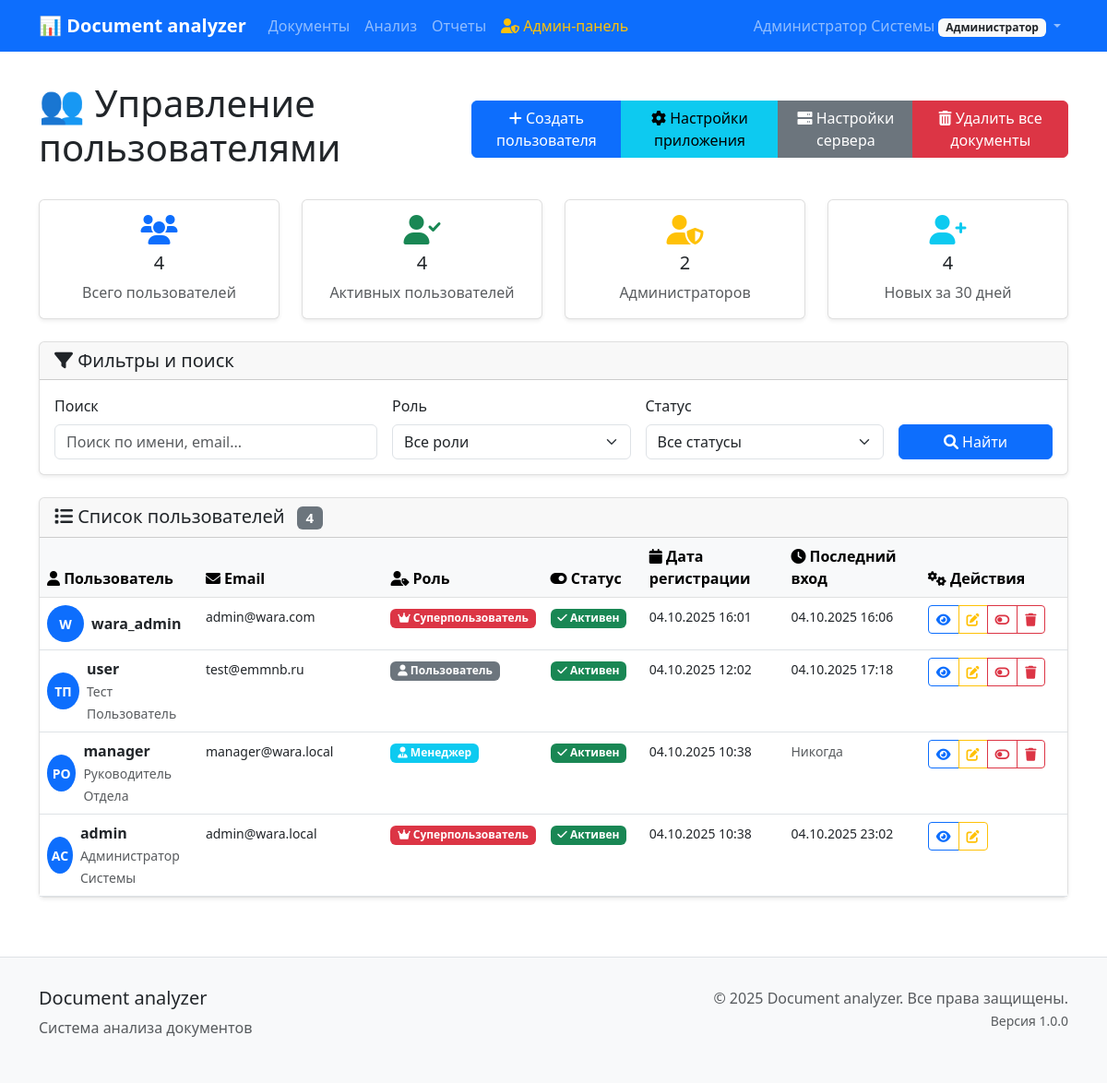
Before: /users/admin/ (signed in) with the older database file.
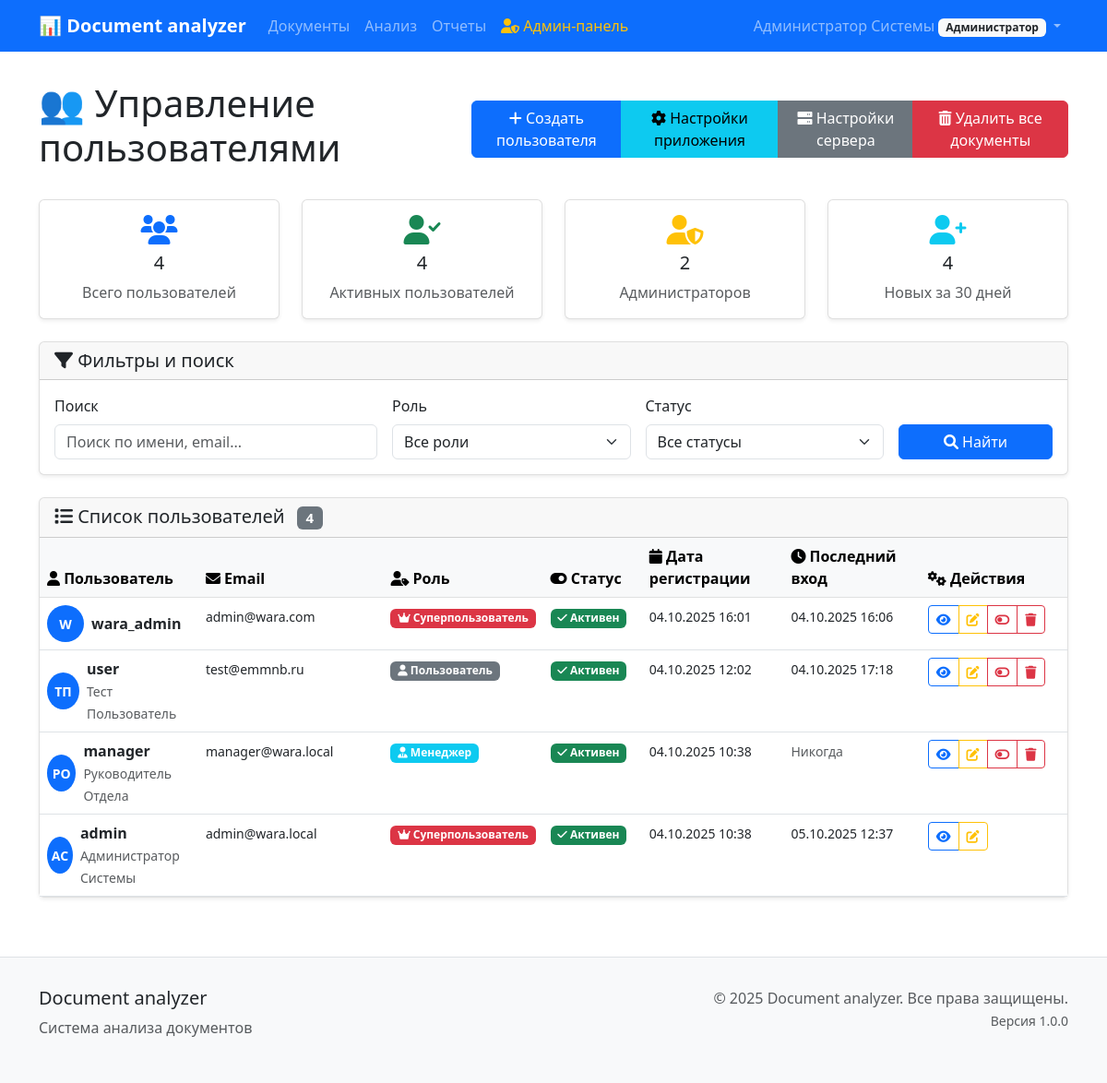
After: the same page with the newer database file.
### users/models.py (models this page shows, shortened)
class User(AbstractUser):
    ROLE_CHOICES = [
        ('admin', 'Администратор'),
        ('manager', 'Руководитель'),
        ('viewer', 'Наблюдатель'),
    ]
    role = models.CharField(
        max_length=20,
        choices=ROLE_CHOICES,
        default='viewer',
        verbose_name='Роль'
    )
    department = models.CharField(
        max_length=100,
        blank=True,
        verbose_name='Отдел'
    )
    phone = models.CharField(
        max_length=20,
        blank=True,
        verbose_name='Телефон'
    )
    notification_settings = models.JSONField(
        default=dict,
        blank=True,
        verbose_name='Настройки уведомлений'
    )
    created_at = models.DateTimeField(
        auto_now_add=True,
        verbose_name='Дата создания'
    )
    updated_at = models.DateTimeField(
        auto_now=True,
        verbose_name='Дата обновления'
    )
    class Meta:
        verbose_name = 'Пользователь'
        verbose_name_plural = 'Пользователи'
        ordering = ['username']

### users/admin_views.py (the view, shortened to what this page needs)
# urls.py: path('admin/', admin_views.AdminUserListView.as_view(), name='admin_list'),
class AdminUserListView(AdminRequiredMixin, ListView):
    model = User
    template_name = 'users/admin/user_list.html'
    context_object_name = 'users'
    paginate_by = 20
    def get_queryset(self):
        queryset = User.objects.all().select_related().prefetch_related(
            'documents',
            'comparisons',
            'reports'
        )
        search_query = self.request.GET.get('search')
        role_filter = self.request.GET.get('role')
        status_filter = self.request.GET.get('status')
        if status_filter == 'active':
            queryset = queryset.filter(is_active=True)
        elif status_filter == 'inactive':
            queryset = queryset.filter(is_active=False)
        return queryset.order_by('-date_joined')
    def get_context_data(self, **kwargs):
        context = super().get_context_data(**kwargs)
        total_users = User.objects.count()
        active_users = User.objects.filter(is_active=True).count()
        admin_users = User.objects.filter(Q(is_superuser=True) | Q(role='admin')).count()
        thirty_days_ago = timezone.now() - timedelta(days=30)
        recent_users = User.objects.filter(date_joined__gte=thirty_days_ago).count()
        context.update({
            'total_users': total_users,
            'active_users': active_users,
            'admin_users': admin_users,
            'recent_users': recent_users,
            'search_query': self.request.GET.get('search', ''),
            'role_filter': self.request.GET.get('role', ''),
            'status_filter': self.request.GET.get('status', ''),
        })
        return context

### users/admin_views.py (called while the page is built)
    def test_func(self):
        return self.request.user.is_authenticated and (
            self.request.user.is_superuser or
            self.request.user.role == 'admin'
        )

### templates/users/admin/user_list.html (shortened to what the changed rows need)
{% extends 'base/base.html' %}
{% block content %}
<div class="row">
    <div class="col-12">
        <div class="d-flex justify-content-between align-items-center mb-4">
            <h1>👥 Управление пользователями</h1>
        </div>
        {% if users %}
            <div class="card">
                <div class="card-body p-0">
                    <div class="table-responsive">
                        <table class="table table-hover mb-0">
                            <thead class="table-light">
                                <tr>
                                    <th style="width: 15%;">
                                        <i class="fas fa-user"></i> Пользователь
                                    </th>
                                    <th style="width: 20%;">
                                        <i class="fas fa-envelope"></i> Email
                                    </th>
                                    <th style="width: 10%;">
                                        <i class="fas fa-user-tag"></i> Роль
                                    </th>
                                    <th style="width: 10%;">
                                        <i class="fas fa-toggle-on"></i> Статус
                                    </th>
                                    <th style="width: 15%;">
                                        <i class="fas fa-calendar"></i> Дата регистрации
                                    </th>
                                    <th style="width: 15%;">
                                        <i class="fas fa-clock"></i> Последний вход
                                    </th>
                                    <th style="width: 15%;">
                                        <i class="fas fa-cogs"></i> Действия
                                    </th>
                                </tr>
                            </thead>
                            <tbody>
                                {% for user_obj in users %}
                                <tr class="{% if not user_obj.is_active %}table-secondary{% endif %}">
                                    <td>
                                        <div class="d-flex align-items-center">
                                            <div class="avatar-sm bg-primary text-white rounded-circle d-flex align-items-center justify-content-center me-2">
                                                {% if user_obj.first_name %}
                                                    {{ user_obj.first_name|first }}{{ user_obj.last_name|first }}
                                                {% else %}
                                                    {{ user_obj.username|first|upper }}
                                                {% endif %}
                                            </div>
                                            <div>
                                                <strong>{{ user_obj.username }}</strong>
                                                {% if user_obj.first_name or user_obj.last_name %}
                                                    <br>
                                                    <small class="text-muted">
                                                        {{ user_obj.first_name }} {{ user_obj.last_name }}
                                                    </small>
                                                {% endif %}
                                            </div>
                                        </div>
                                    </td>
                                    <td>
                                        <small>{{ user_obj.email|default:"—" }}</small>
                                    </td>
                                    <td>
                                        {% if user_obj.is_superuser %}
                                            <span class="badge bg-danger">
                                                <i class="fas fa-crown"></i> Суперпользователь
                                            </span>
                                        {% elif user_obj.role == 'admin' %}
                                            <span class="badge bg-warning">
                                                <i class="fas fa-user-shield"></i> Администратор
                                            </span>
                                        {% elif user_obj.role == 'manager' %}
                                            <span class="badge bg-info">
                                                <i class="fas fa-user-tie"></i> Менеджер
                                            </span>
                                        {% else %}
                                            <span class="badge bg-secondary">
                                                <i class="fas fa-user"></i> Пользователь
                                            </span>
                                        {% endif %}
                                    </td>
                                    <td>
                                        {% if user_obj.is_active %}
                                            <span class="badge bg-success">
                                                <i class="fas fa-check"></i> Активен
                                            </span>
                                        {% else %}
                                            <span class="badge bg-danger">
                                                <i class="fas fa-times"></i> Неактивен
                                            </span>
                                        {% endif %}
                                    </td>
                                    <td>
                                        <small>{{ user_obj.date_joined|date:"d.m.Y H:i" }}</small>
                                    </td>
                                    <td>
                                        {% if user_obj.last_login %}
                                            <small>{{ user_obj.last_login|date:"d.m.Y H:i" }}</small>
                                        {% else %}
                                            <small class="text-muted">Никогда</small>
                                        {% endif %}
                                    </td>
                                    <td>
                                        <div class="btn-group btn-group-sm" role="group">
                                            <a href="{% url 'users:admin_detail' user_obj.pk %}" class="btn btn-outline-primary" title="Просмотр">
                                                <i class="fas fa-eye"></i>
                                            </a>
                                            <a href="{% url 'users:admin_edit' user_obj.pk %}" class="btn btn-outline-warning" title="Редактировать">
                                                <i class="fas fa-edit"></i>
                                            </a>
                                        </div>
                                    </td>
                                </tr>
                                {% endfor %}
                            </tbody>
                        </table>
                    </div>
                </div>
            </div>
        {% endif %}
    </div>
</div>
{% endblock %}

### templates/base/base.html (shortened to what this page needs)
<!DOCTYPE html>
<html lang="ru">
<head>
    <link href="https://cdn.jsdelivr.net/npm/bootstrap@5.3.0/dist/css/bootstrap.min.css" rel="stylesheet">
    <link href="https://cdnjs.cloudflare.com/ajax/libs/font-awesome/6.0.0/css/all.min.css" rel="stylesheet">
</head>
<body>
    <nav class="navbar navbar-expand-lg navbar-dark bg-primary">
        <div class="container">
            <a class="navbar-brand" href="{% url 'documents:list' %}">
                📊 Document analyzer
            </a>
            <div class="collapse navbar-collapse" id="navbarNav">
                <ul class="navbar-nav me-auto">
                    <li class="nav-item">
                        <a class="nav-link" href="{% url 'documents:list' %}">Документы</a>
                    </li>
                    <li class="nav-item">
                        <a class="nav-link" href="{% url 'analysis:list' %}">Анализ</a>
                    </li>
                    <li class="nav-item">
                        <a class="nav-link" href="{% url 'reports:list' %}">Отчеты</a>
                    </li>
                    {% if user.is_authenticated and user.is_superuser or user.role == 'admin' %}
                        <li class="nav-item">
                            <a class="nav-link text-warning" href="{% url 'users:admin_list' %}">
                                <i class="fas fa-user-shield"></i> Админ-панель
                            </a>
                        </li>
                    {% endif %}
                </ul>
                <ul class="navbar-nav">
                    {% if user.is_authenticated %}
                        <li class="nav-item dropdown">
                            <a class="nav-link dropdown-toggle" href="#" role="button" data-bs-toggle="dropdown">
                                {{ user.get_full_name|default:user.username }}
                                <span class="badge bg-light text-dark">{{ user.get_role_display }}</span>
                            </a>
                        </li>
                    {% else %}
                        <li class="nav-item">
                            <a class="nav-link" href="{% url 'users:login' %}">Войти</a>
                        </li>
                    {% endif %}
                </ul>
            </div>
        </div>
    </nav>
    <div class="container main-content">
        {% block content %}{% endblock %}
    </div>
    <footer class="footer">
        <div class="container">
            <div class="row">
                <div class="col-md-6">
                    <h5>Document analyzer</h5>
                    <p class="text-muted">Система анализа документов</p>
                </div>
                <div class="col-md-6 text-md-end">
                    <p class="text-muted">
                        &copy; 2025 Document analyzer. Все права защищены.<br>
                        <small>Версия 1.0.0</small>
                    </p>
                </div>
            </div>
        </div>
    </footer>
</body>
</html>

Changed rows visible on the page:
changed User "admin": last_login "04.10.2025 23:02" → "05.10.2025 12:37"
